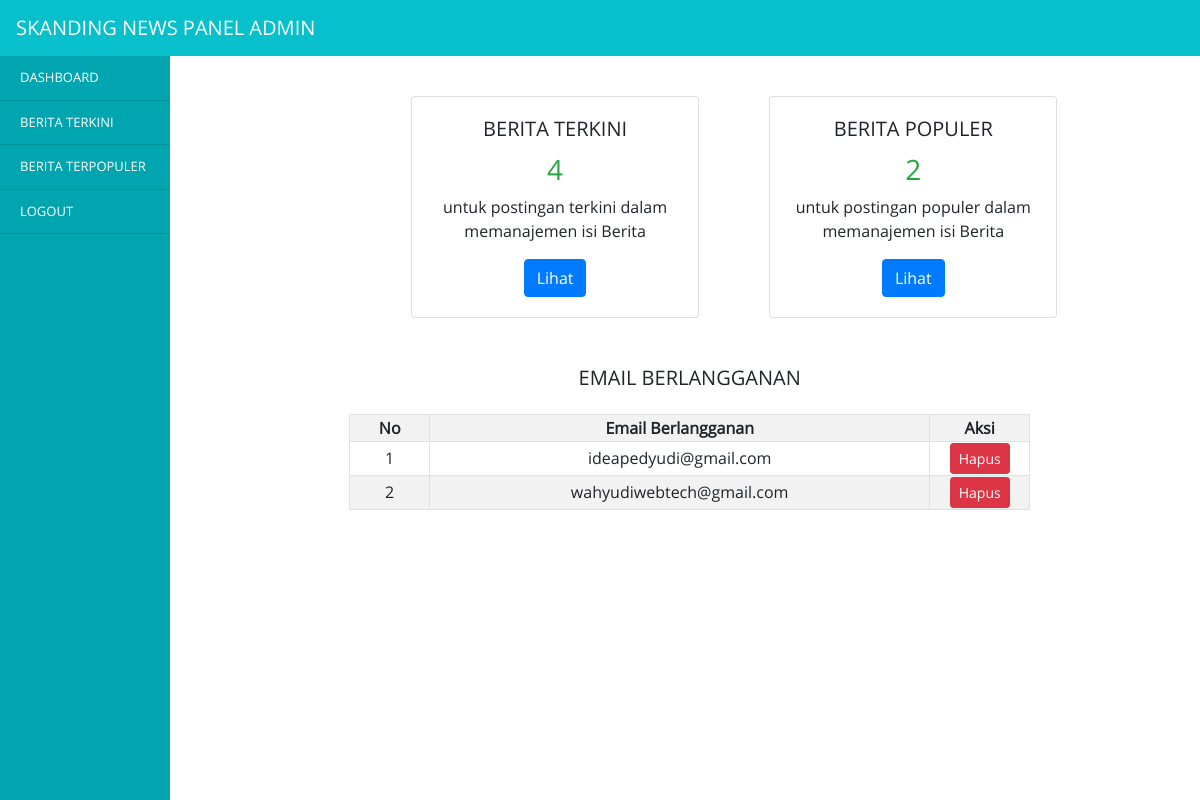
Page /datamasteradmin/content.php on the committed database.
### tables this page shows
CREATE TABLE `tb_berlangganan` (
  `id` int(11) NOT NULL,
  `email` varchar(225) NOT NULL
);

### datamasteradmin/fuctionsberita.php (called while the page is built, shortened)
<?php
$conn = mysqli_connect('localhost', 'root', '', 'portal_berita_smk');
function tampil_berlangganan($emailBerlangganan) {
	global $conn;
	$result_berlangganan = mysqli_query($conn, $emailBerlangganan);
	$rows = [];
	while ($row = mysqli_fetch_assoc($result_berlangganan)) {
	    $rows[] = $row;
	}
	return $rows;
}
?>

### datamasteradmin/dashboard.php (the view)
<?php
	$data_berita_terkini = mysqli_query($conn, "SELECT * FROM tb_post");
	$jumlah_berita_terkini = mysqli_num_rows($data_berita_terkini);
	$data_berita_populer = mysqli_query($conn, "SELECT * FROM tb_post_populer");
	$jumlah_berita_populer = mysqli_num_rows($data_berita_populer);
	$berlangganan = tampil_berlangganan("SELECT * FROM tb_berlangganan");
?>
<div class="row">
	<div class="col-lg-3">
	</div>
	<div class="col-lg-9">
	<div class="row text-center" style="margin-left: 14%;">
		<div class="col-lg-6 mt-5" data-aos="fade-up" data-aos-duration="2000">
			<div class="card" style="width: 18rem;">
			  <div class="card-body">
			    <h5 class="card-title">BERITA TERKINI</h5>
			    <h3 class="text-success"><?= $jumlah_berita_terkini; ?></h3>
			    <p class="card-text">untuk postingan terkini dalam memanajemen isi Berita</p>
			    <a href="content.php?page=berita_terkini" class="btn btn-primary">Lihat</a>
			  </div>
			</div>
		</div>
		<div class="col-lg-6 mt-5" data-aos="fade-up" data-aos-duration="2000">
			<div class="card" style="width: 18rem;">
			  <div class="card-body">
			    <h5 class="card-title">BERITA POPULER</h5>
			    <h3 class="text-success"><?= $jumlah_berita_populer; ?></h3>
			    <p class="card-text">untuk postingan populer dalam memanajemen isi Berita</p>
			    <a href="content.php?page=berita_populer" class="btn btn-primary">Lihat</a>
			  </div>
			</div>
		</div>
	</div>
	<h5 class="text-center mt-5">EMAIL BERLANGGANAN</h5>
	<table class="border table-bordered mt-4 mx-auto text-center table-striped">
		<tr>
			<th style="width: 80px;">No</th>
			<th style="width: 500px;">Email Berlangganan</th>
			<th style="width: 100px;">Aksi</th>
		</tr>
		<?php $i=1; foreach ($berlangganan as $bg) :?>
			<tr>
				<td><?= $i++; ?></td>
				<td><?= $bg['email']; ?></td>
				<td><a href="hapus_berlangganan.php?id=<?php echo $bg['id']; ?>" class="btn btn-danger btn-sm" onclick="return confirm('Yakin Data Akan Dihapus');">Hapus</a></td>
			</tr>
		<?php endforeach; ?>
	</table>
	</div>
</div>

### datamasteradmin/styleadmi.css (style rules this page uses)
body { padding: 0; margin: 0; overflow-x: hidden; }

### datamasteradmin/content.php (style rules this page uses)
body { font-family: "opensans"; }

### rows in the picture
tb_berlangganan: email "ideapedyudi@gmail.com"
tb_berlangganan: email "wahyudiwebtech@gmail.com"

### other values in the picture
$jumlah_berita_terkini "4"
$jumlah_berita_populer "2"
